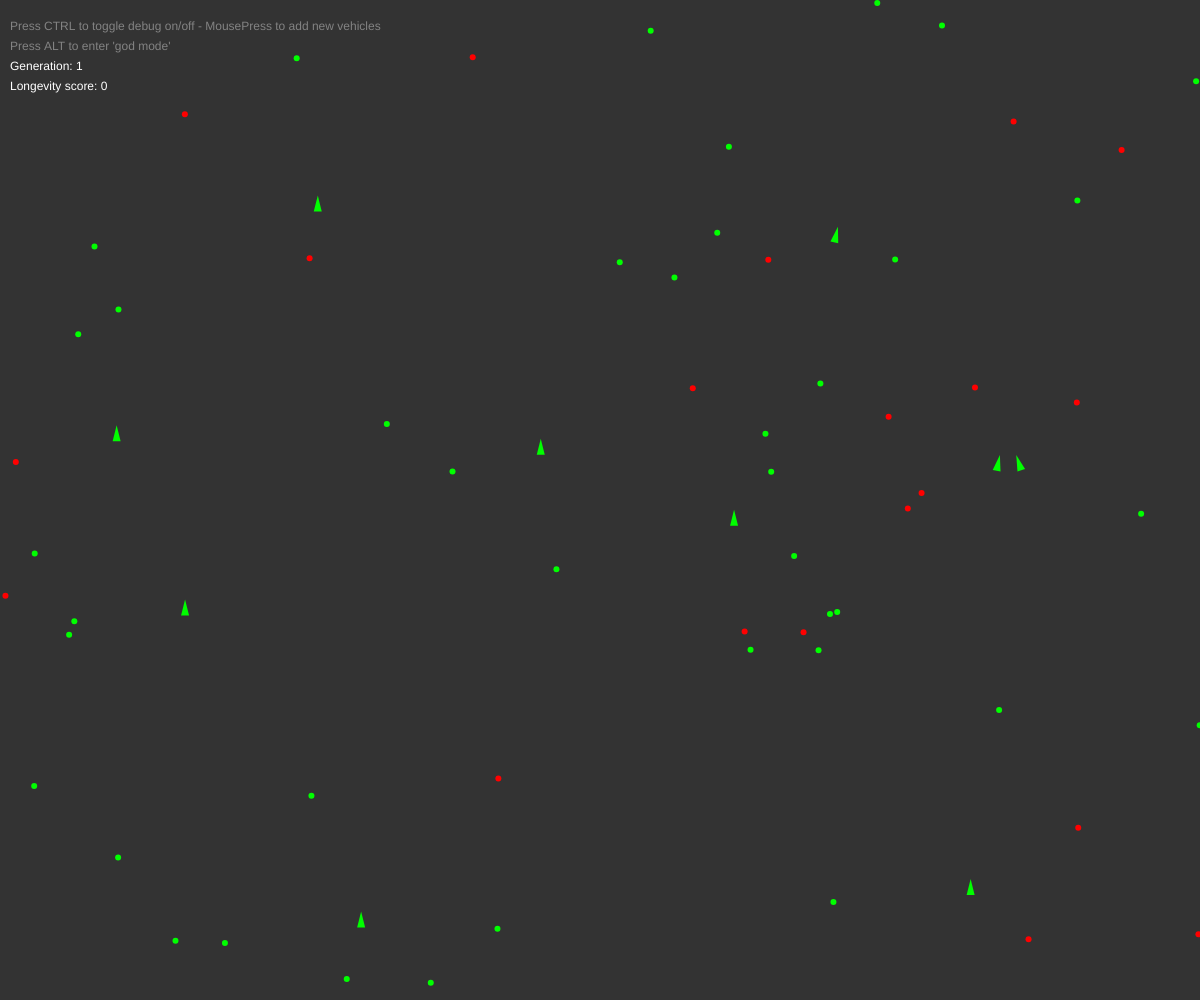
Frame 1 (no input)
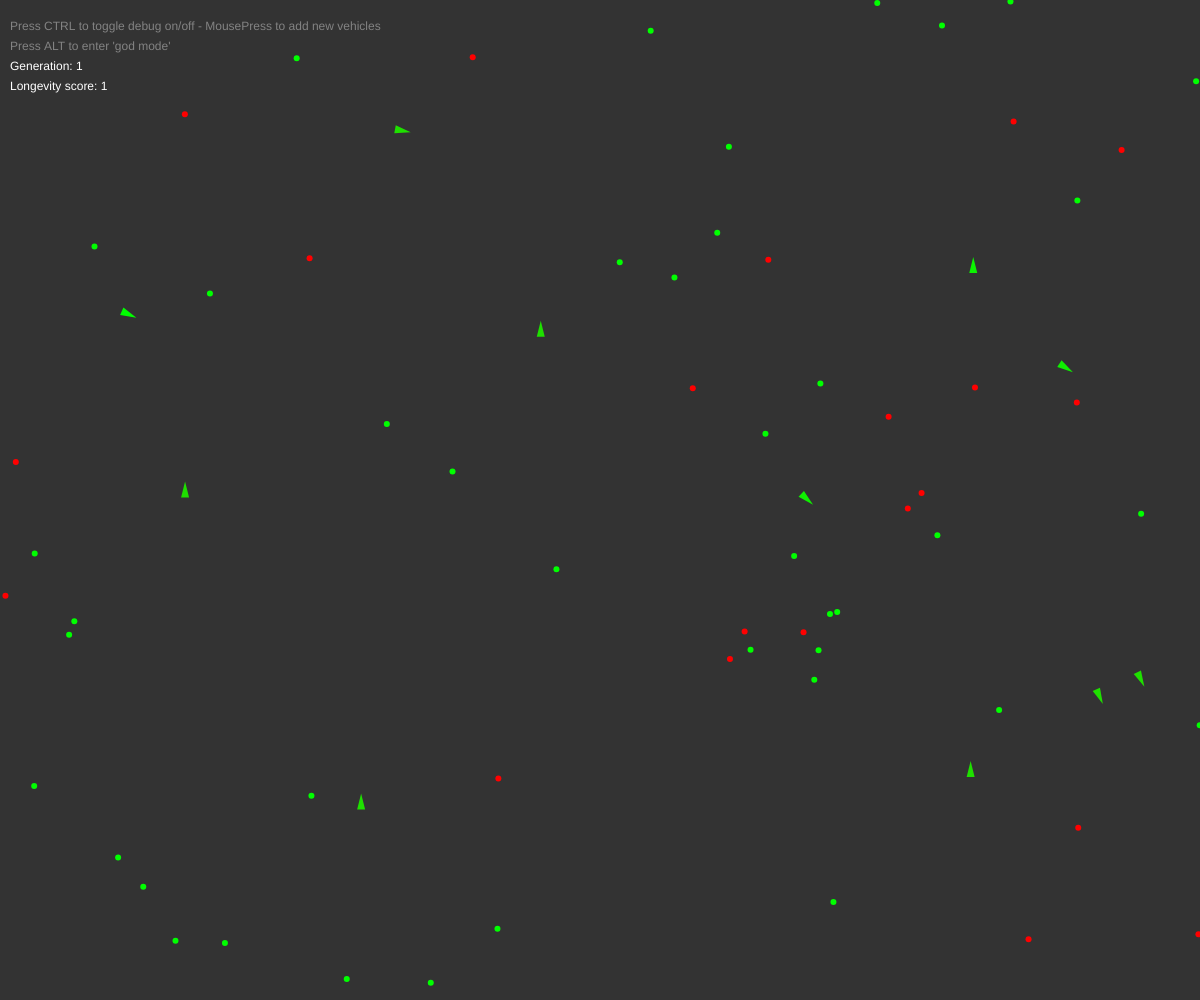
Frame 60 (no input)
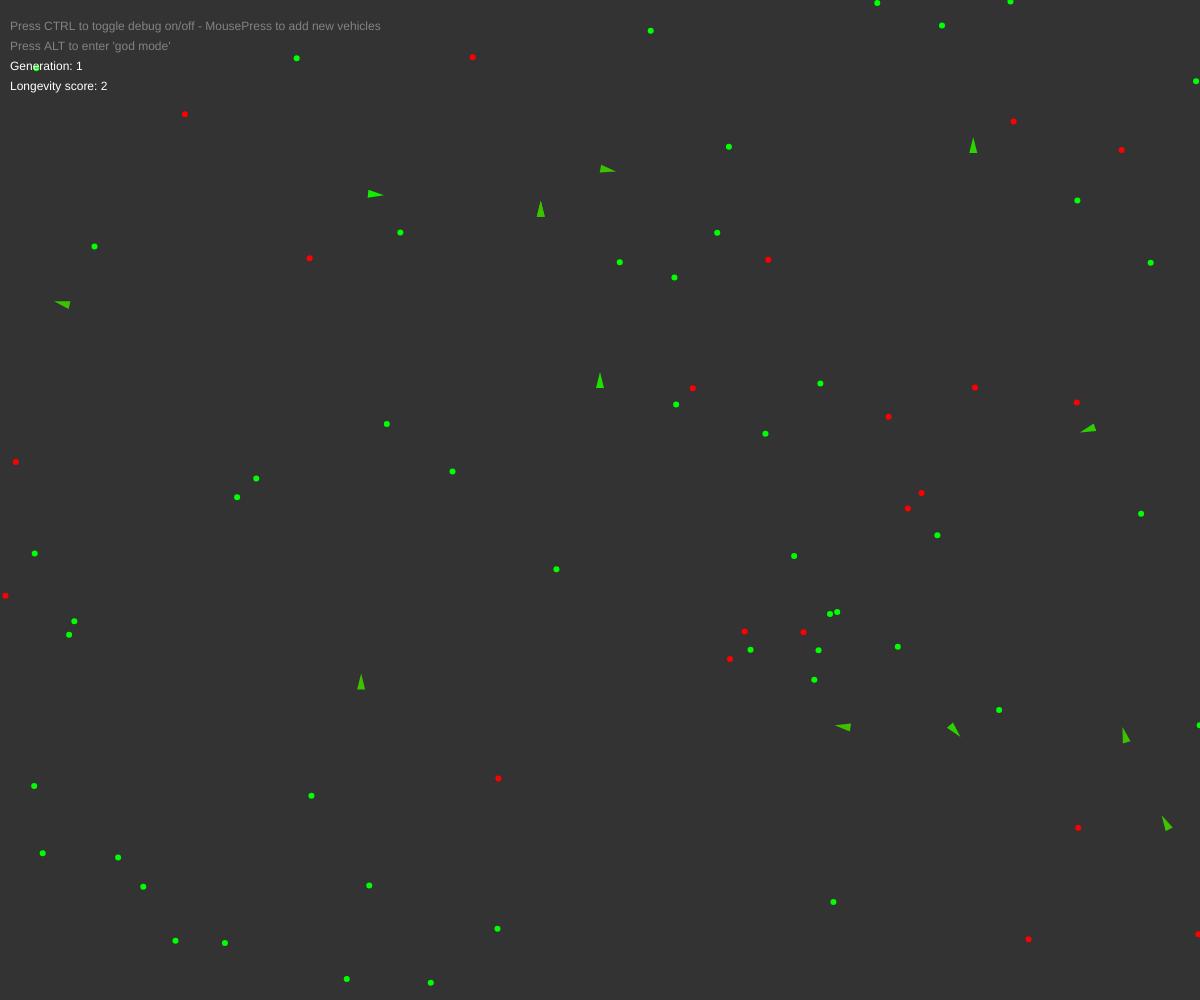
Frame 120 (the mouse pressed at the canvas centre since frame 60)

The p5.js sketch that drew these frames (run headless with seeded random() and noise() and a simulated clock; from frame 60 on, the mouse is pressed at the canvas centre):

// p5.js sketch
// ── sketch.js
var vehicles = [];
var vehiclesAmount = 10;
var food = [];
var poison = [];
var foodPieces = 40;
var poisonPieces = 20;

var timer;
var nextTimer = 0;
var longevityRecord = 0;
var godMode = false;

var boundariesLimit = 25; // boundaries limit within the canvas borders
var generationCount = 0; // keep track of generations

var debug = false;

function setup() {
  createCanvas(windowWidth, windowHeight);

  for (var i = 0; i < vehiclesAmount; i++) {
    vehicles[i] = new Vehicle(random(boundariesLimit * 2, width - boundariesLimit * 2), random(boundariesLimit * 2, height - boundariesLimit * 2));
  }
  for (var i = 0; i < foodPieces; i++) {
    food.push(createVector(random(width), random(height)));
  }
  for (var i = 0; i < poisonPieces; i++) {
    poison.push(createVector(random(width), random(height)));
  }
  generationCount += 1;
  console.log("Generation: " + generationCount);
}

function draw() {
  background(51);
  timer = round(millis() / 1000) - nextTimer;
  if (!godMode) {
    if (random(1) < 0.10) { //  10% probability to drop more food
      food.push(createVector(random(width), random(height)));
    }

    if (random(1) < 0.01) { //  1% probability to drop more poison
      poison.push(createVector(random(width), random(height)));
    }
  }

  for (var i = 0; i < food.length; i++) {
    noStroke();
    fill(0, 255, 0);
    ellipse(food[i].x, food[i].y, 6, 6);
  }

  for (var i = 0; i < poison.length; i++) {
    noStroke();
    fill(255, 0, 0);
    ellipse(poison[i].x, poison[i].y, 6, 6);
  }

  for (var i = vehicles.length - 1; i >= 0; i--) {
    vehicles[i].applyBehaviors(food, poison);
    vehicles[i].boundaries();
    vehicles[i].update();
    vehicles[i].show();

    var newVehicle = vehicles[i].clone();
    if (newVehicle != null) {
      vehicles.push(newVehicle);
    }

    if (vehicles[i].isdead()) {
      if (vehicles.length <= 1) {
        regenerate(vehicles[i]);
      }
      food.push(createVector(vehicles[i].position.x, vehicles[i].position.y));
      vehicles.splice(i, 1);
    }
  }
  fill(255, 100);
  text("Press CTRL to toggle debug on/off - MousePress to add new vehicles", 10, 30);
  if (!godMode) {
    fill(255, 100);
    text("Press ALT to enter 'god mode'" , 10, 50);
  } else {
    fill(255, 255);
    text("MousePress + 'F' to add food - MousePress + 'P' to add poison. Press ALT to exit 'god mode'", 10, 50);
  }
  fill(255, 255);
  text("Generation: " + generationCount, 10, 70);
  text("Longevity score: " + timer, 10, 90);
  if (generationCount > 1) {
    fill(255, 100)
    text("Longevity record: " + longevityRecord, 10, 110);
  }
}

function mousePressed() {
  if (godMode && keyIsPressed === true && key === 'f') { // f
    food.push(createVector(mouseX, mouseY));
    console.log("Adding food");
  } else if (godMode && keyIsPressed === true && key === 'p') { // p
    poison.push(createVector(mouseX, mouseY));
    console.log("Adding poison");
  } else {
    vehicles.push(new Vehicle(mouseX, mouseY));
  }
}

function keyPressed() {
  if (keyCode == CONTROL) {
    debug = !debug;
    console.log(debug);
  } else if (keyCode == ALT) {
    godMode = !godMode;
    console.log(godMode);
  }
}

function regenerate(champion) {
  console.log("Repopulating");
  var newRecord = timer;
  if (newRecord > longevityRecord) {
    longevityRecord = timer;
  }
  nextTimer += timer;
  for (n = 0; n < vehiclesAmount; n++) {
    vehicles.push(champion.repopulate());
  }
  /* // Reset all poison/food pieces positions
  console.log("resetting");
  food.splice(0, food.length-1);
  poison.splice(0, poison.length-1);
  for (var i = 0; i < foodPieces; i++) {
    food.push(createVector(random(width), random(height)));
  }
  for (var i = 0; i < poisonPieces; i++) {
    poison.push(createVector(random(width), random(height)));
  }
  */
  generationCount += 1;
  console.log("Generation: " + generationCount);
};

function windowResized() {
  resizeCanvas(windowWidth, windowHeight);
};
// ── vehicle.js
// Vehicle class
var mutationRate = 0.1; // arbitrary mutation rate // 10% chance of mutation

function Vehicle(x, y, dna) {
  this.acceleration = createVector(0, 0);
  this.velocity = createVector(0, -2);
  this.position = createVector(x, y);
  this.size = 4;
  this.maxspeed = 5;
  this.maxForce = 0.5;

  this.health = 1.0;

  this.dna = [];
  if (dna === undefined) {
    this.dna.foodWeight = random(-2, 2);
    this.dna.poisonWeight = random(-2, 2);
    this.dna.foodPerception = random(10, 100);
    this.dna.poisonPerception = random(10, 100);
  } else {
    //  Rewrite this in a more descritive way
    this.dna.foodWeight = dna.foodWeight + random(-0.2, 0.2);
    this.dna.poisonWeight = dna.poisonWeight + random(-0.2, 0.2);
    this.dna.foodPerception = constrain(dna.foodPerception + random(-10, 10), 0, 100);
    this.dna.poisonPerception = constrain(dna.poisonPerception + random(-10, 10), 0, 100);
  }

  // Method to update location
  this.update = function() {
    // Update velocity
    this.velocity.add(this.acceleration);
    this.velocity.limit(this.maxspeed);
    this.position.add(this.velocity);
    // Reset acceleration to 0 each cycle
    this.acceleration.mult(0);

    // Slowly dies
    this.health -= 0.002;
  };

  // A function to handle multiple beaviors
  this.applyBehaviors = function(good, bad) {
    var steerG = this.eat(good, 0.06, this.dna.foodPerception);
    var steerB = this.eat(bad, -0.5, this.dna.poisonPerception);

    //  Weightning forces based on vehicle's DNA
    steerG.mult(this.dna.foodWeight);
    steerB.mult(this.dna.poisonWeight);

    this.applyForce(steerG);
    this.applyForce(steerB);
  }

  this.applyForce = function(force) {
    // We could add mass here if we want A = F / M
    this.acceleration.add(force);
  };

  this.clone = function() {
    var r = random(1);
    if (r < 0.001 && this.health > 0.5) { //chaches for a vehicle to reproduce itself are determined by probability and health status
      return new Vehicle(this.position.x, this.position.y, this.dna);
    } else {
      return null;
    }
  }

  this.repopulate = function() {
      return new Vehicle(random(boundariesLimit * 2, width - boundariesLimit * 2), random(boundariesLimit * 2, height - boundariesLimit * 2), this.dna);
  }

  // A method that calculates a steering force towards a target
  // STEER = DESIRED MINUS VELOCITY
  this.seek = function(target) {
    var desired = p5.Vector.sub(target, this.position); // A vector pointing from this object's position to the target
    // Scale to maximum speed
    desired.setMag(this.maxspeed);
    // Steering = Desired minus velocity
    var steer = p5.Vector.sub(desired, this.velocity);
    steer.limit(this.maxForce); // Limit to maximum steering force
;
    return steer;
  };

  // STEER = DESIRED MINUS VELOCITY
  this.eat = function(list, reward, perception) { 
    var record = Infinity;
    var closest = null;
    for (var i = list.length - 1; i >= 0; i--) {
      var distance = p5.Vector.dist(list[i], this.position); // going through all the food pieces finding our which one is the closest one
      if (distance < this.maxspeed) { // this.maxspeed = 5; I use maxspeed correspondent value to prevent vehicle "jumping" the food/poison piece
        list.splice(i, 1);
        this.health += reward;
      } else if (distance < record && distance < perception) {
        record = distance;
        closest = list[i];
      }
    }
    if (closest != null) {
      return this.seek(closest); // will also exit the function
    }
    return createVector(0, 0);
  };

  // a function to determine is a vehicle is dead
  this.isdead = function() {
    return (this.health < 0);
  }

  /// utility methods
  this.boundaries = function() {
    var desired = null;

    if (this.position.x < boundariesLimit) {
      desired = createVector(this.maxspeed, this.velocity.y);
    } else if (this.position.x > width - boundariesLimit) {
      desired = createVector(-this.maxspeed, this.velocity.y);
    }
    if (this.position.y < boundariesLimit) {
      desired = createVector(this.velocity.x, this.maxspeed);
    } else if (this.position.y > height - boundariesLimit) {
      desired = createVector(this.velocity.x, -this.maxspeed);
    }
    if (desired !== null) {
      desired.normalize();
      desired.mult(this.maxspeed);
      var steer = p5.Vector.sub(desired, this.velocity);
      steer.limit(this.maxForce);
      this.applyForce(steer);
    }
  };

  this.show = function() {
    // Draw a triangle rotated in the direction of velocity
    var angle = this.velocity.heading() + PI / 2; // https://p5js.org/reference/#/p5.Vector/heading

    // Color based on health
    var green = color(0, 255, 0);
    var red = color(255, 0, 0);
    var col = lerpColor(red, green, this.health); // https://p5js.org/reference/#/p5/lerpColor
    var alphy = lerp(50, 100, this.health); // https://p5js.org/reference/#/p5/lerp

    fill(col);
    noStroke();
    strokeWeight(1);
    push();
    translate(this.position.x, this.position.y);
    rotate(angle);
    beginShape();
    vertex(0, -this.size * 2);
    vertex(-this.size, this.size * 2);
    vertex(this.size, this.size * 2);
    endShape(CLOSE);
    if (debug) {
      // drawing the lines to see the DNA of this vehicle
      noFill();
      strokeWeight(4);
      stroke(0, 255, 0, alphy);
      line(0, 0, 0, -this.dna.foodWeight * 15); // visulaizing FOOD Steer force for this vehicle
      ellipse(0, 0, this.dna.foodPerception * 2); // visulaizing FOOD perception range
      strokeWeight(2);
      stroke(255, 0, 0, alphy);
      line(0, 0, 0, -this.dna.poisonWeight * 15); // visulaizing POISON Steer force for this vehicle
      ellipse(0, 0, this.dna.poisonPerception * 2); // visulaizing POISON perception range
    }
    pop();
  };

  this.bounceedges = function() {
    if (this.position.x < 0 || this.position.x > width) {
      this.velocity.x *= -1;
    }
    if (this.position.y < 0 || this.position.y > height) {
      this.position.y *= -1;
    }
  };

  this.wrapedges = function() {
    if (this.position.x > width) this.position.x = 0;
    if (this.position.x < 0) this.position.x = width;
    if (this.position.y > height) this.position.y = 0;
    if (this.position.y < 0) this.position.y = height;
  };

}
